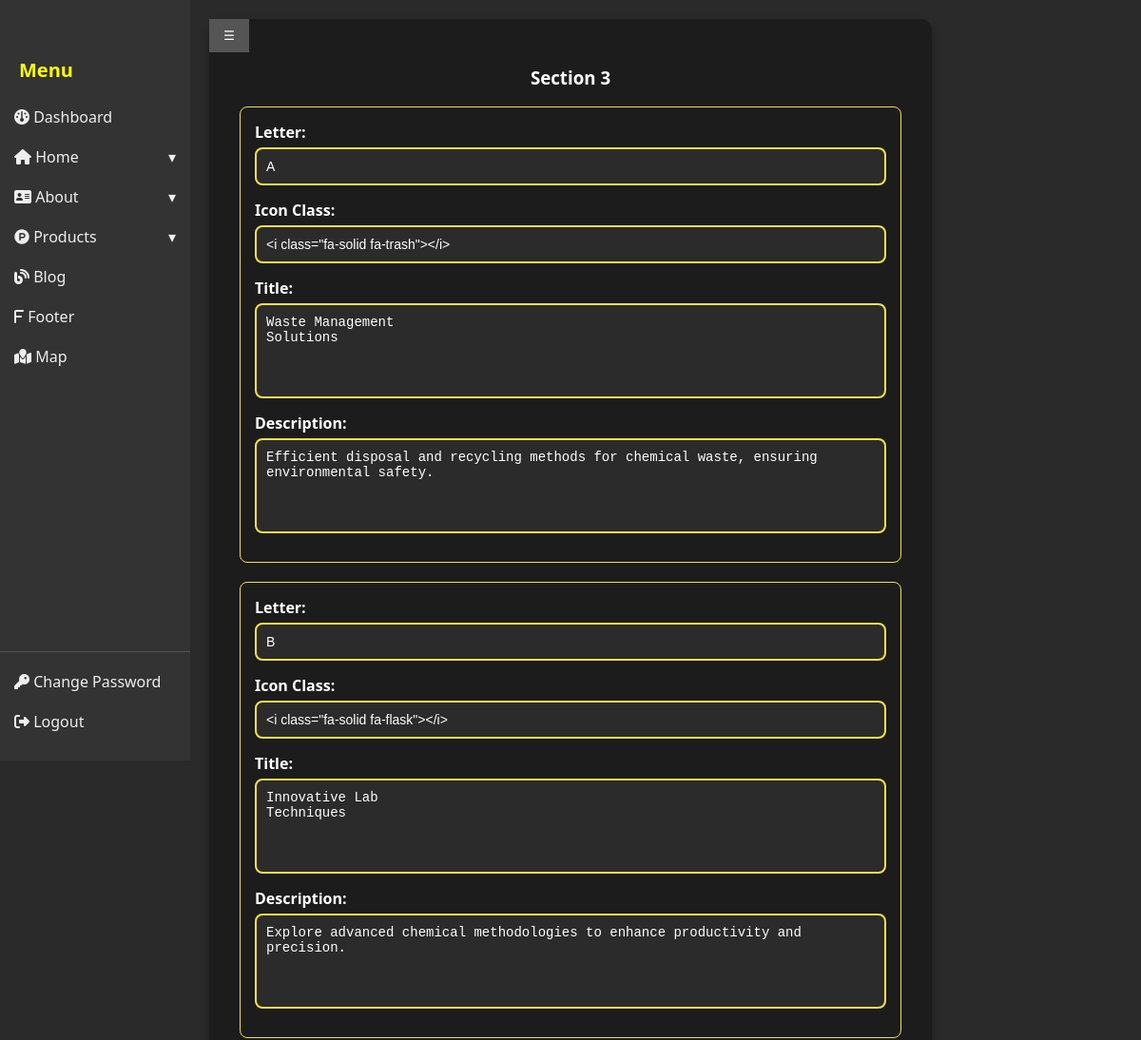
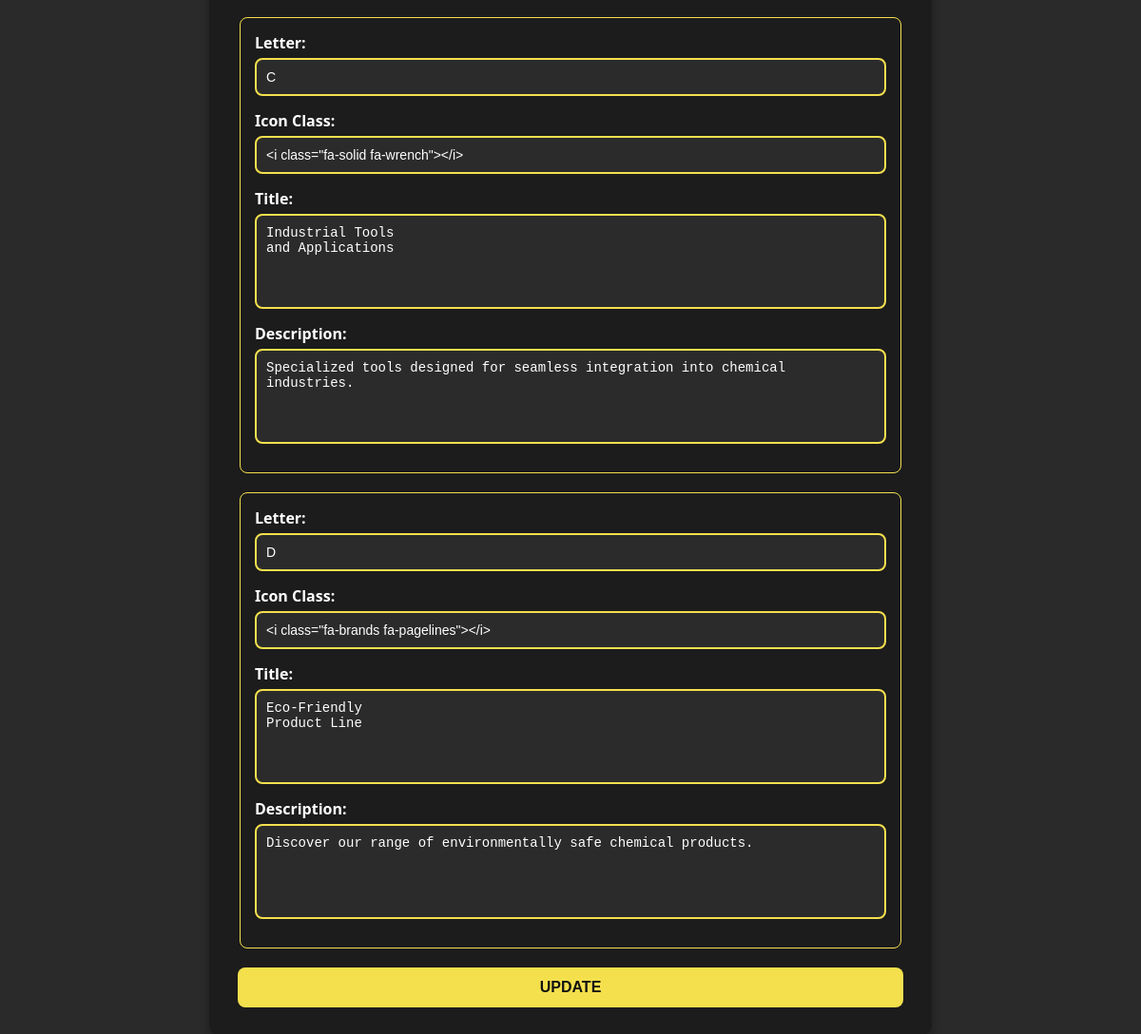
Screenshot of /backend/section_3.php (signed in) with the database file from the repository (2 pictures, top to bottom).
### tables this page shows
CREATE TABLE `feature_sections` (
  `id` int(11) NOT NULL,
  `letter` char(1) NOT NULL,
  `icon_class` varchar(50) NOT NULL,
  `title1` text NOT NULL,
  `description` text NOT NULL
);

### backend/section_3.php (the view, shortened to what this page needs)
<?php
require 'db_connection.php';
$sql_features = "SELECT * FROM feature_sections ORDER BY id ASC";
$result_features = $conn->query($sql_features);
?>
<!DOCTYPE html>
<html lang="en">
<head>
</head>
<body>
    <?php include 'side_bar.php'; ?>
    <div class="container">
        <form method="POST" enctype="multipart/form-data">
            <h3>Section 3</h3>
            <?php while ($feature = $result_features->fetch_assoc()): ?>
                <fieldset>
                    <div class="form-group">
                        <label>Letter:</label>
                        <input type="text" name="features[<?= $feature['id'] ?>][letter]" value="<?= htmlspecialchars($feature['letter']) ?>" required>
                    </div>
                    <div class="form-group">
                        <label>Icon Class:</label>
                        <input type="text" name="features[<?= $feature['id'] ?>][icon_class]" value="<?= htmlspecialchars($feature['icon_class']) ?>" required>
                    </div>
                    <div class="form-group">
                        <label>Title:</label>
                        <textarea name="features[<?= $feature['id'] ?>][title1]" required><?= htmlspecialchars($feature['title1']) ?></textarea>
                    </div>
                    <div class="form-group">
                        <label>Description:</label>
                        <textarea name="features[<?= $feature['id'] ?>][description]" required><?= htmlspecialchars($feature['description']) ?></textarea>
                    </div>
                </fieldset>
            <?php endwhile; ?>
            <button type="submit">Update</button>
        </form>
    </div>
</body>
</html>

### backend/section_3.php (style rules this page uses)
html, body { padding: 0; margin: 0; }
body { font-family: 'Segoe UI', Tahoma, Geneva, Verdana, sans-serif; background-color: #2a2a2a; color: #ffffff; }
.container { padding: 20px; }
form { max-width: 700px; background-color: #1c1c1c; padding: 30px; border-radius: 12px; box-shadow: 0px 5px 10px rgba(0, 0, 0, 0.3); margin: auto; }
h3 { text-align: center; }
.form-group { display: flex; flex-direction: column; margin-bottom: 15px; }
fieldset { border: 1px solid #f4e04d; padding: 15px; border-radius: 8px; margin-bottom: 20px; }
label { font-weight: bold; margin-bottom: 5px; }
input[type="text"], textarea, input[type="file"] { width: 100%; padding: 10px; background-color: #2b2b2b; border: 2px solid #f4e04d; border-radius: 8px; color: #ffffff; font-size: 14px; box-sizing: border-box; }
textarea { height: 100px; resize: none; }
button[type="submit"] { width: 100%; padding: 12px; background-color: #f4e04d; color: #121212; border: none; border-radius: 8px; font-size: 16px; font-weight: bold; text-transform: uppercase; cursor: pointer; transition: all 0.3s ease; }

### backend/side_bar.php (style rules this page uses)
body { margin: 0; overflow-x: hidden; font-family: 'Segoe UI', Tahoma, Geneva, Verdana, sans-serif; }

### rows the page displays
feature_sections: letter "A", icon_class "<i class=\"fa-solid fa-trash\"></i>", id+title1 "Waste Management Solutions", id+description "Efficient disposal and recycling methods for chemical waste, ensuring environmental safety."
feature_sections: letter "B", icon_class "<i class=\"fa-solid fa-flask\"></i>", id+title1 "Innovative Lab Techniques", id+description "Explore advanced chemical methodologies to enhance productivity and precision."
feature_sections: letter "C", icon_class "<i class=\"fa-solid fa-wrench\"></i>", id+title1 "Industrial Tools and Applications", id+description "Specialized tools designed for seamless integration into chemical industries."
feature_sections: letter "D", icon_class "<i class=\"fa-brands fa-pagelines\"></i>", id+title1 "Eco-Friendly Product Line", id+description "Discover our range of environmentally safe chemical products."
